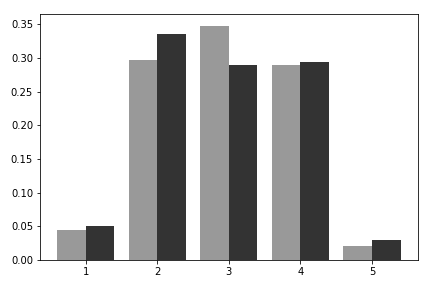
#> input picture tex/fig/deprecated/Anderekritisieren.png, 432 x 288 px
$ python combine.py Anderekritisieren.png Entspannt.png out.png
#> lines starting #> are read from the running program, lines starting #| are printed output that depends on the picture
import numpy as np
from PIL import Image
import sys

list_im = [sys.argv[1], sys.argv[2]]

imgs    = [ Image.open(i) for i in list_im ]
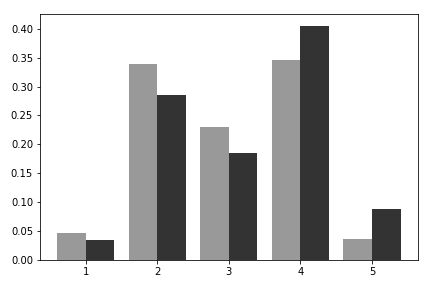
#> input picture tex/fig/deprecated/Entspannt.png, 432 x 288 px
#> imgs = 2 items
# pick the image which is the smallest, and resize the others to match it (can be arbitrary image shape here)
min_shape = sorted( [(np.sum(i.size), i.size ) for i in imgs])[0][1]
#> min_shape = (432, 288)
imgs_comb = np.hstack( (np.asarray( i.resize(min_shape) ) for i in imgs ) )
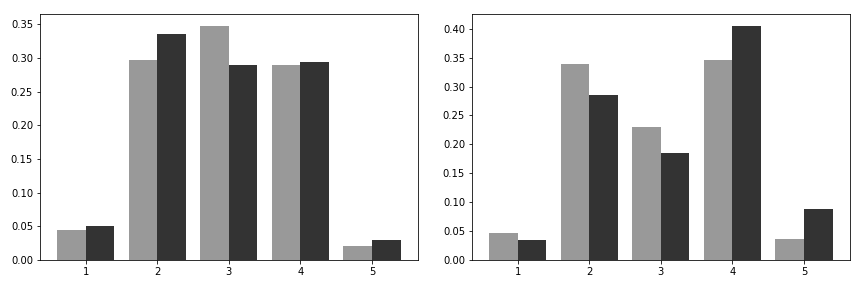
#> imgs_comb: shape (288, 864, 4); mean of channels 0, 1, 2, 3 208, 208, 208, 255; drawn as R, G, B

# save that beautiful picture
imgs_comb = Image.fromarray( imgs_comb)
imgs_comb.save(sys.argv[3]+'figure.png' )
